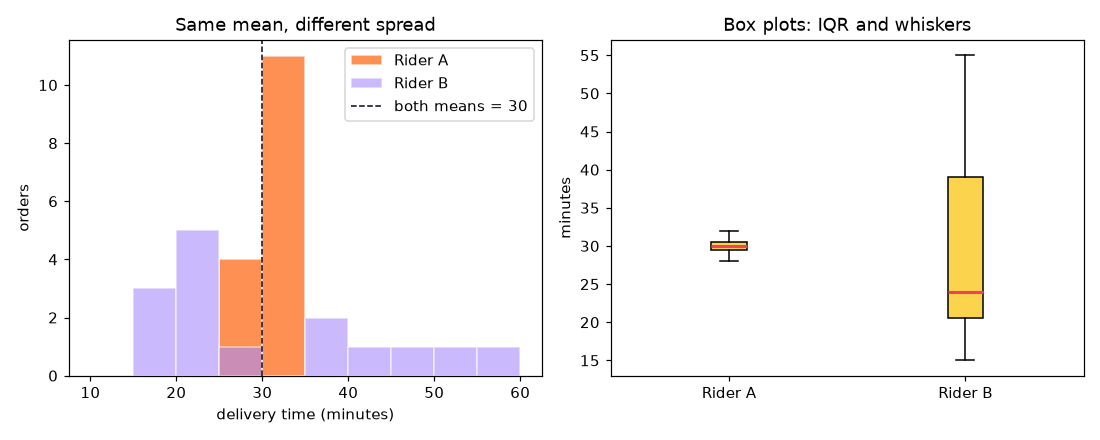

Generate this figure with Python:
"""
Session 1 · Example 3: Spread and shape, with a chart
-----------------------------------------------------
Two food-delivery riders have the SAME average delivery time but very different
reliability. Measures of dispersion (range, variance, standard deviation, IQR,
coefficient of variation) and shape (skewness, kurtosis) reveal the difference.
The script also saves a histogram + box plot: session-01_dispersion_shape.png

Run:  python session-01_dispersion_shape.py
"""
import numpy as np
import matplotlib
matplotlib.use("Agg")                      # draw to a file, no window needed
import matplotlib.pyplot as plt
from scipy import stats

# Delivery times in minutes for 15 orders each (deterministic data, no randomness)
rider_a = np.array([28, 29, 30, 30, 31, 29, 30, 31, 30, 32, 29, 30, 31, 30, 30])
rider_b = np.array([15, 18, 45, 20, 50, 22, 25, 40, 19, 38, 21, 55, 24, 23, 35])

def summary(name, x):
    q1, q3 = np.percentile(x, [25, 75])
    var_pop = np.var(x)              # divide by n      (population)
    var_smp = np.var(x, ddof=1)      # divide by n - 1  (sample, Bessel's correction)
    sd = np.std(x, ddof=1)
    print(f"{name}: n={len(x)}  mean={x.mean():.2f}  median={np.median(x):.1f}")
    print(f"   range={x.max() - x.min()}  IQR={q3 - q1:.1f}  (Q1={q1:.1f}, Q3={q3:.1f})")
    print(f"   variance pop={var_pop:.2f}  sample={var_smp:.2f}  std(sample)={sd:.2f}")
    print(f"   coefficient of variation = {100 * sd / x.mean():.1f}%")
    print(f"   skewness={stats.skew(x):.3f}  excess kurtosis={stats.kurtosis(x):.3f}")
    print(f"   five-number summary: {x.min()}, {q1:.1f}, {np.median(x):.1f}, {q3:.1f}, {x.max()}")

summary("Rider A", rider_a)
summary("Rider B", rider_b)

# Variance by hand for Rider A, step by step
dev = rider_a - rider_a.mean()
print("\nRider A by hand: sum of squared deviations =", round(float((dev ** 2).sum()), 2),
      "-> / (n-1) =", round(float((dev ** 2).sum() / (len(rider_a) - 1)), 3))

# Empirical rule check on Rider B (how many orders within 1 standard deviation?)
m, s = rider_b.mean(), rider_b.std(ddof=1)
inside = ((rider_b >= m - s) & (rider_b <= m + s)).sum()
print(f"Rider B: {inside}/{len(rider_b)} orders lie within mean +/- 1 sd "
      f"({m - s:.1f} to {m + s:.1f} min)")

# ---- Chart: histogram and box plot side by side --------------------------------
fig, (ax1, ax2) = plt.subplots(1, 2, figsize=(10, 4))
bins = np.arange(10, 61, 5)
ax1.hist(rider_a, bins=bins, alpha=0.75, color="#FF6B1A", label="Rider A", edgecolor="white")
ax1.hist(rider_b, bins=bins, alpha=0.6, color="#A78BFA", label="Rider B", edgecolor="white")
ax1.axvline(rider_a.mean(), color="#0A0716", linestyle="--", linewidth=1, label="both means = 30")
ax1.set_title("Same mean, different spread")
ax1.set_xlabel("delivery time (minutes)"); ax1.set_ylabel("orders"); ax1.legend()
ax2.boxplot([rider_a, rider_b], patch_artist=True,
            boxprops=dict(facecolor="#FCD34D"), medianprops=dict(color="#F43F5E", linewidth=2))
ax2.set_xticks([1, 2]); ax2.set_xticklabels(["Rider A", "Rider B"])
ax2.set_title("Box plots: IQR and whiskers"); ax2.set_ylabel("minutes")
fig.tight_layout()
fig.savefig("session-01_dispersion_shape.png", dpi=110)
print("\nSaved chart: session-01_dispersion_shape.png")
